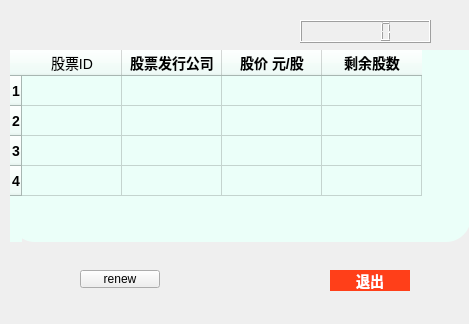
<?xml version="1.0" encoding="UTF-8"?>
<ui version="4.0">
 <class>gushi</class>
 <widget class="QWidget" name="gushi">
  <property name="geometry">
   <rect>
    <x>0</x>
    <y>0</y>
    <width>469</width>
    <height>324</height>
   </rect>
  </property>
  <property name="windowTitle">
   <string>股市</string>
  </property>
  <widget class="QTableWidget" name="tableWidget">
   <property name="geometry">
    <rect>
     <x>10</x>
     <y>50</y>
     <width>461</width>
     <height>192</height>
    </rect>
   </property>
   <property name="font">
    <font>
     <pointsize>-1</pointsize>
     <italic>false</italic>
     <bold>true</bold>
    </font>
   </property>
   <property name="styleSheet">
    <string notr="true">background-color: rgb(235, 255, 249);
border-radius:25px;    /*设置圆角半径 */
font:bold 14px;		/*设置按钮文字和大小*/</string>
   </property>
   <row/>
   <row/>
   <row/>
   <row/>
   <column>
    <property name="text">
     <string>股票ID</string>
    </property>
    <property name="font">
     <font>
      <bold>false</bold>
      <kerning>true</kerning>
     </font>
    </property>
   </column>
   <column>
    <property name="text">
     <string>股票发行公司</string>
    </property>
   </column>
   <column>
    <property name="text">
     <string>股价 元/股</string>
    </property>
   </column>
   <column>
    <property name="text">
     <string>剩余股数</string>
    </property>
   </column>
  </widget>
  <widget class="QPushButton" name="close">
   <property name="geometry">
    <rect>
     <x>330</x>
     <y>270</y>
     <width>80</width>
     <height>21</height>
    </rect>
   </property>
   <property name="styleSheet">
    <string notr="true">QPushButton{
	background-color: rgb(255, 63, 25);
border-color: rgb(138, 255, 255);
border-radius:25px;    /*设置圆角半径 */
padding:2px 4px;  /*QFrame边框与内部其它部件的距离*/
color:white;		/*字体颜色*/
font:bold 14px;		/*设置按钮文字和大小*/
}</string>
   </property>
   <property name="text">
    <string>退出</string>
   </property>
  </widget>
  <widget class="QPushButton" name="show">
   <property name="geometry">
    <rect>
     <x>80</x>
     <y>270</y>
     <width>80</width>
     <height>18</height>
    </rect>
   </property>
   <property name="text">
    <string>renew</string>
   </property>
  </widget>
  <widget class="QLCDNumber" name="times">
   <property name="geometry">
    <rect>
     <x>300</x>
     <y>20</y>
     <width>131</width>
     <height>23</height>
    </rect>
   </property>
  </widget>
 </widget>
 <resources/>
 <connections/>
</ui>
